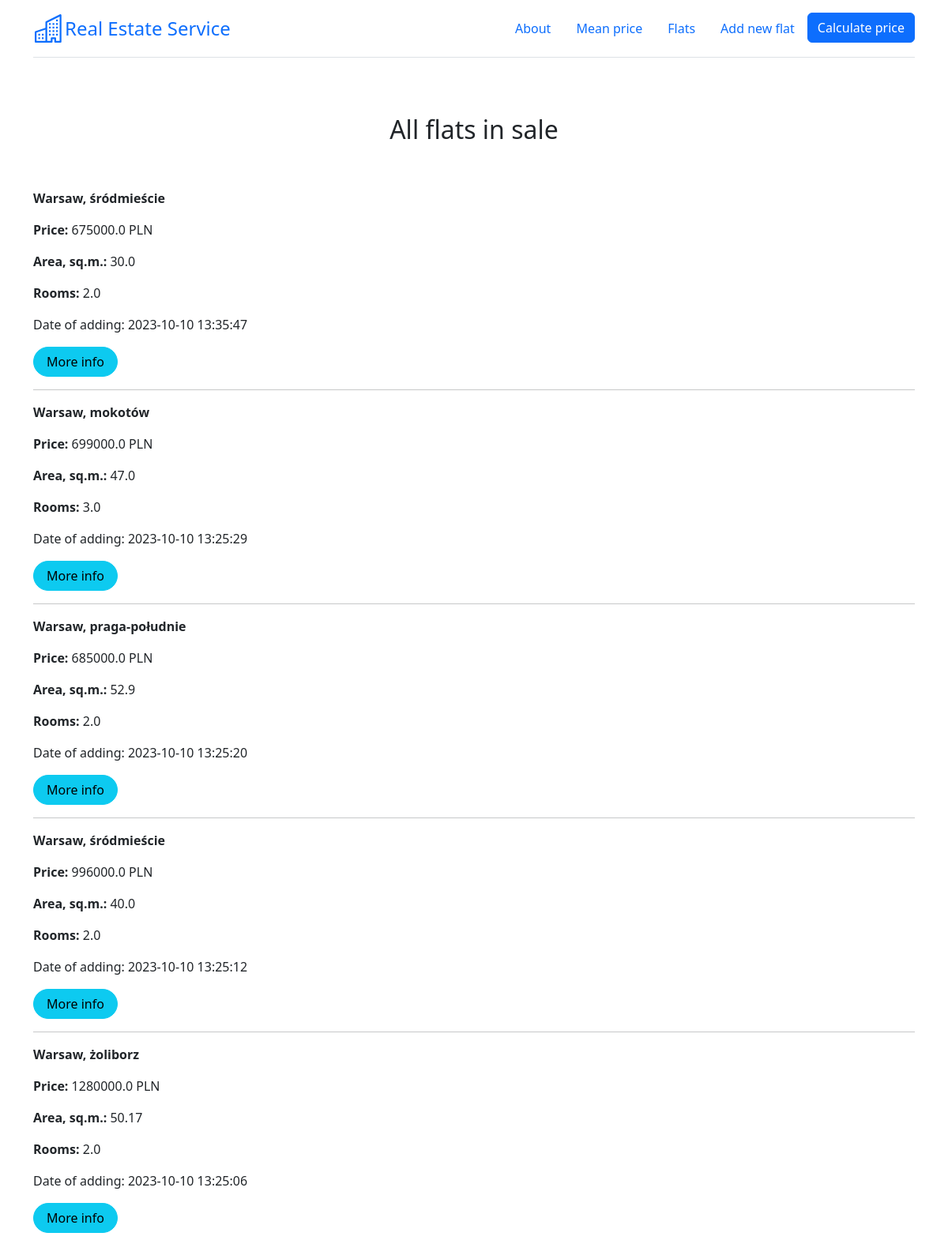
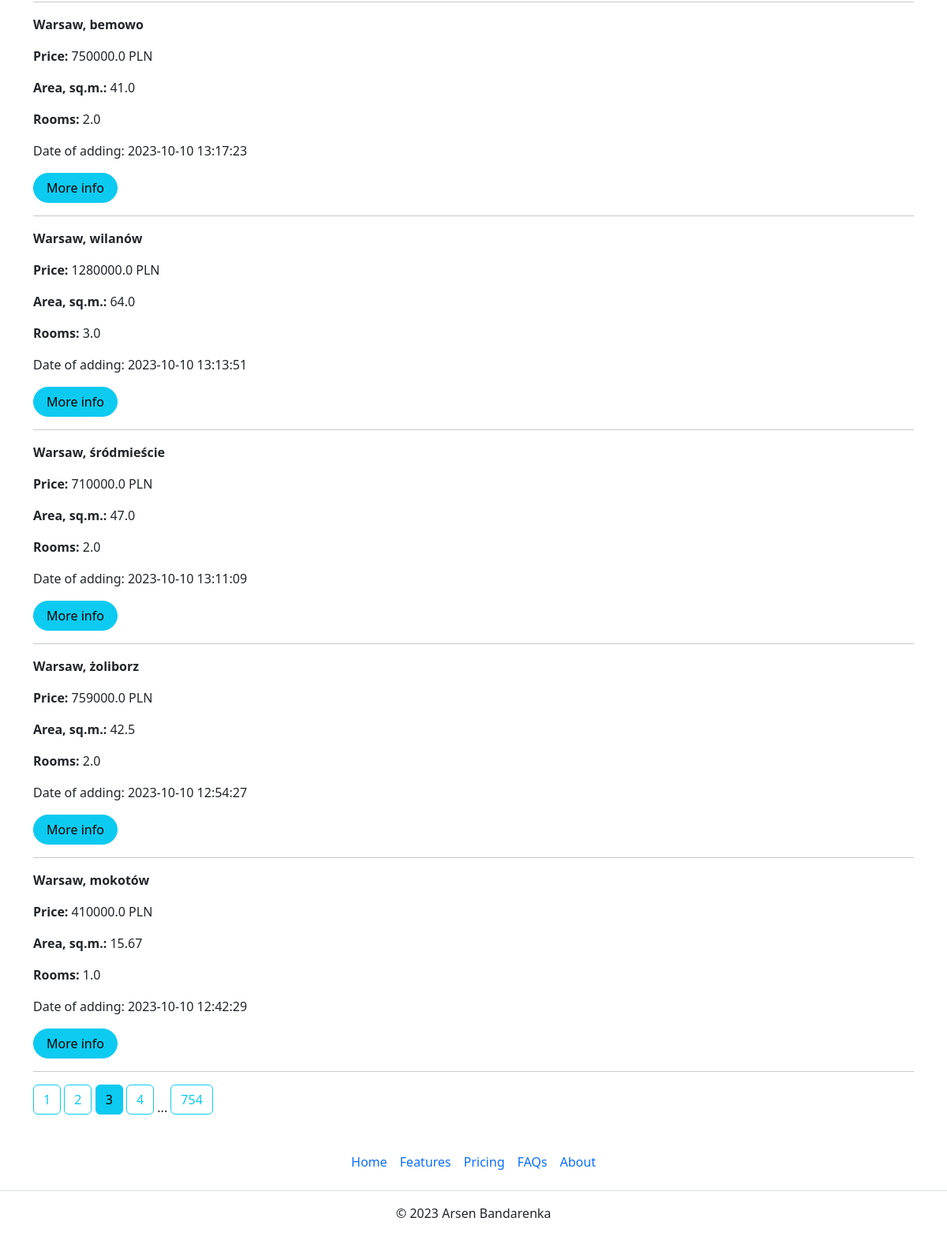
Before: /flats?page=3 with the older database file (2 pictures, top to bottom).
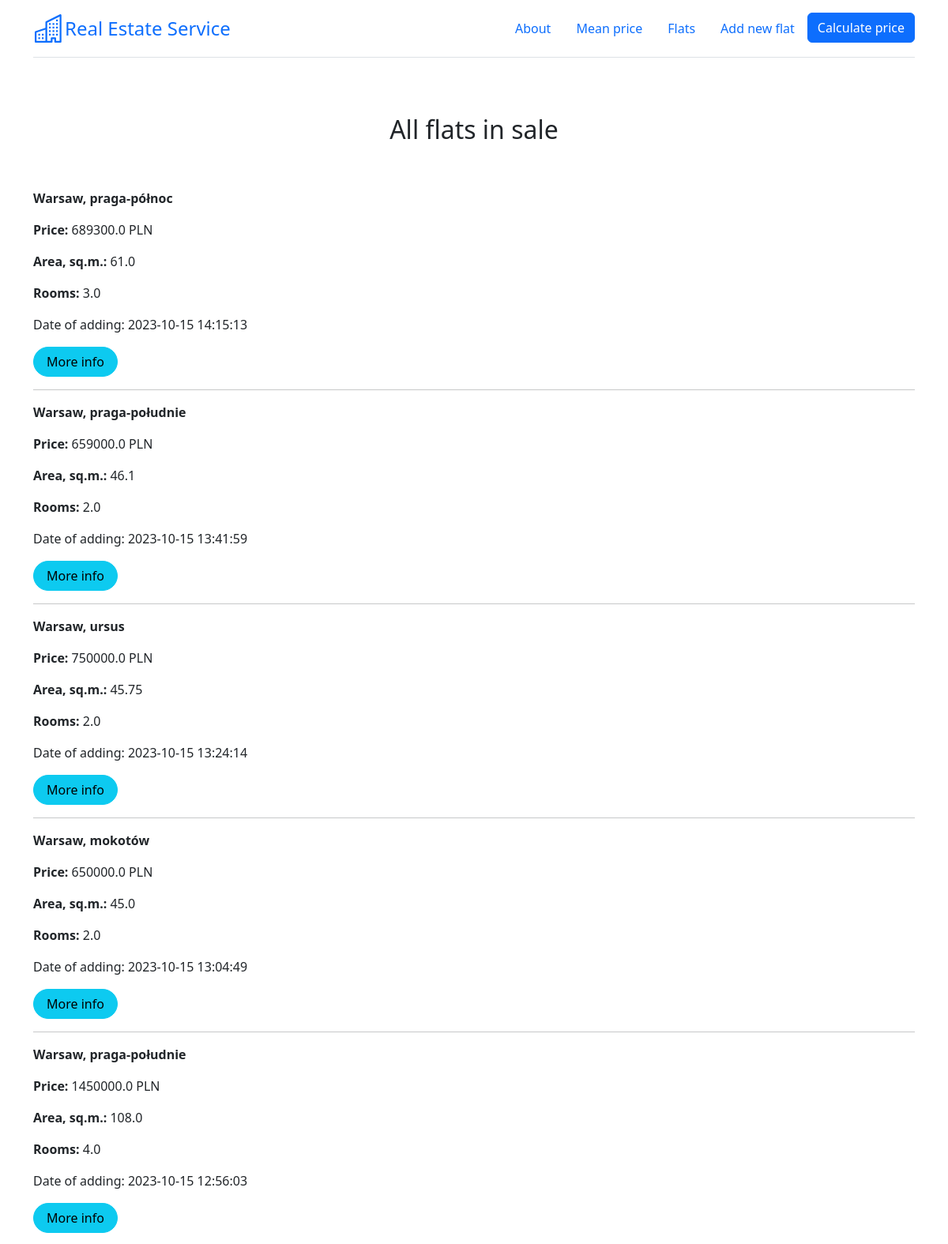
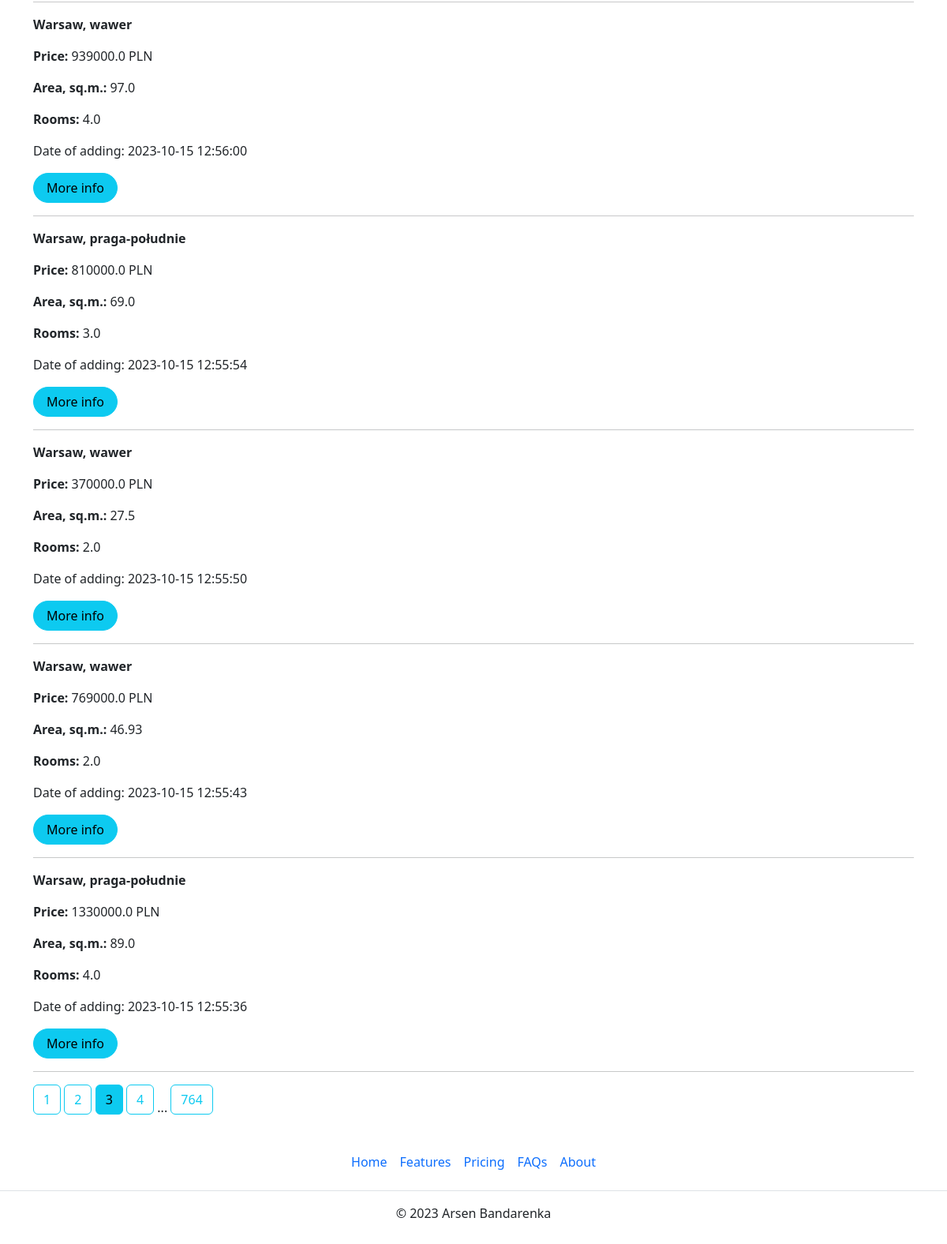
After: the same page with the newer database file (2 pictures, top to bottom).
### app.py (models this page shows)
class Flat(db.Model):
    __tablename__ = "flats_load"
    __table_args__ = {'extend_existing': True}
    id = db.Column(db.Integer, primary_key=True, unique=True)
    district = db.Column(db.Text)
    street = db.Column(db.Text)
    price = db.Column(db.Float)
    area = db.Column(db.Float)
    rooms = db.Column(db.Integer)
    renovation = db.Column(db.Integer)
    floor = db.Column(db.Integer)
    market = db.Column(db.Integer)
    elevator = db.Column(db.Integer)
    balcony = db.Column(db.Integer)
    terrace = db.Column(db.Integer)
    garden = db.Column(db.Integer)
    central_heating = db.Column(db.Integer)
    seller = db.Column(db.Integer)
    blok = db.Column(db.Integer)
    parking = db.Column(db.Integer)
    publication_date = db.Column(db.DateTime, default=datetime.datetime.now())

### app.py (the view)
@app.route('/flats')
def show_flats():
    page = request.args.get('page', 1, type=int)
    flats = db.paginate(db.select(Flat).order_by(Flat.publication_date.desc()), page=page, per_page=10)
    return render_template('gpt_page.html', flats=flats, floor_dict=floor_dict)

### templates/gpt_page.html (shortened to what this page needs)
{% extends 'base.html' %}
{% block text_center %}<h2>All flats in sale</h2>{% endblock %}
{% block body %}
{% for flat in flats.items %}
    <p><strong>Warsaw, {{flat.district}}</strong></p>
    <p><strong>Price: </strong> {{flat.price}} PLN</p>
    <p><strong>Area, sq.m.: </strong> {{flat.area}}</p>
    <p><strong>Rooms: </strong> {{flat.rooms}}</p>
    <p>Date of adding: {{flat.publication_date}}</p>
    <a href="/flats/{{ flat.id }}" class="btn btn-info rounded-pill px-3">More info</a>
    <hr>
{% endfor %}
{% for page_num in flats.iter_pages(left_edge=1, left_current=1, right_current=1, right_edge=1) %}
{% if page_num %}
    {% if flats.page == page_num %}
    <a class="btn btn-info mb-4" href="{{ url_for('show_flats', page=page_num) }}">{{ page_num }}</a>
    {% else %}
    <a class="btn btn-outline-info mb-4" href="{{ url_for('show_flats', page=page_num) }}">{{ page_num }}</a>
    {% endif %}
{% else %}
...
{% endif %}
{% endfor %}
{% endblock %}

Changed rows visible on the page:
no longer on this page (row edited): Flat: district "śródmieście", price "675000.0", area "30.0", rooms "2.0", publication_date "2023-10-10 13:35:47"
no longer on this page (row edited): Flat: district "mokotów", price "699000.0", area "47.0", rooms "3.0", publication_date "2023-10-10 13:25:29"
no longer on this page (row edited): Flat: district "praga-południe", price "685000.0", area "52.9", rooms "2.0", publication_date "2023-10-10 13:25:20"
no longer on this page (row edited): Flat: district "śródmieście", price "996000.0", area "40.0", rooms "2.0", publication_date "2023-10-10 13:25:12"
no longer on this page (row edited): Flat: district "żoliborz", price "1280000.0", area "50.17", rooms "2.0", publication_date "2023-10-10 13:25:06"
no longer on this page (row edited): Flat: district "bemowo", price "750000.0", area "41.0", rooms "2.0", publication_date "2023-10-10 13:17:23"
no longer on this page (row edited): Flat: district "wilanów", price "1280000.0", area "64.0", rooms "3.0", publication_date "2023-10-10 13:13:51"
no longer on this page (row edited): Flat: district "śródmieście", price "710000.0", area "47.0", rooms "2.0", publication_date "2023-10-10 13:11:09"
no longer on this page (row edited): Flat: district "żoliborz", price "759000.0", area "42.5", rooms "2.0", publication_date "2023-10-10 12:54:27"
no longer on this page (row edited): Flat: district "mokotów", price "410000.0", area "15.67", rooms "1.0", publication_date "2023-10-10 12:42:29"
now on this page (row edited): Flat: district "praga-północ", price "689300.0", area "61.0", rooms "3.0", publication_date "2023-10-15 14:15:13"
now on this page (row edited): Flat: district "praga-południe", price "659000.0", area "46.1", rooms "2.0", publication_date "2023-10-15 13:41:59"
now on this page (row edited): Flat: district "ursus", price "750000.0", area "45.75", rooms "2.0", publication_date "2023-10-15 13:24:14"
now on this page (row edited): Flat: district "mokotów", price "650000.0", area "45.0", rooms "2.0", publication_date "2023-10-15 13:04:49"
now on this page (row edited): Flat: district "praga-południe", price "1450000.0", area "108.0", rooms "4.0", publication_date "2023-10-15 12:56:03"
now on this page (row edited): Flat: district "wawer", price "939000.0", area "97.0", rooms "4.0", publication_date "2023-10-15 12:56:00"
now on this page (row edited): Flat: district "praga-południe", price "810000.0", area "69.0", rooms "3.0", publication_date "2023-10-15 12:55:54"
now on this page (row edited): Flat: district "wawer", price "370000.0", area "27.5", rooms "2.0", publication_date "2023-10-15 12:55:50"
now on this page (row edited): Flat: district "wawer", price "769000.0", area "46.93", rooms "2.0", publication_date "2023-10-15 12:55:43"
now on this page (row edited): Flat: district "praga-południe", price "1330000.0", area "89.0", rooms "4.0", publication_date "2023-10-15 12:55:36"
Other visible differences:
new list line: "764"
list line gone: "754"
